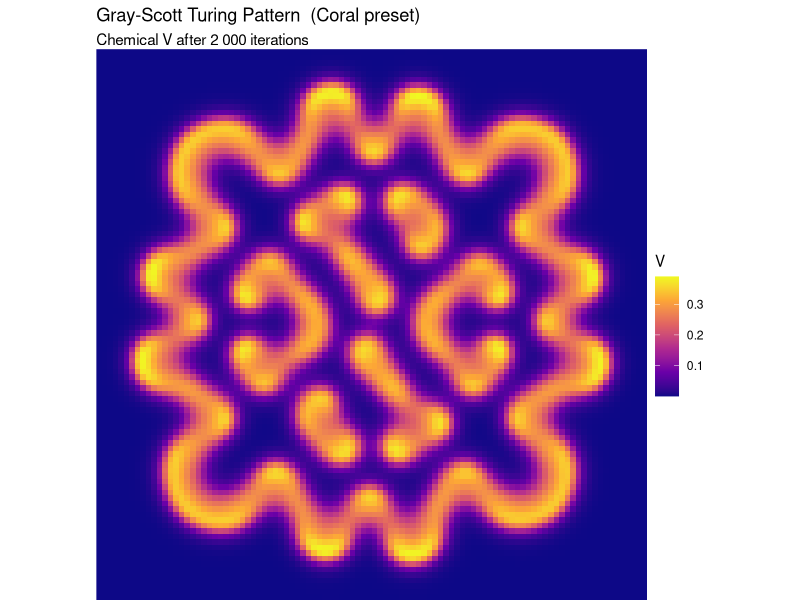

This figure's R source:
# Gray-Scott Reaction-Diffusion – “Turing Pattern”
# -------------------------------------------------
# Grid 100×100  |  Parameters: Du = 0.16, Dv = 0.08, F = 0.035, k = 0.060
# 2 000 iterations  |  Output: hi-res ggplot2 heat-map of chemical V

library(tidyverse)

# -------------------- parameters --------------------
N <- 100
Du <- 0.16
Dv <- 0.08
F <- 0.035
k <- 0.060
dt <- 1.0 # stable for these parameters
steps <- 2000

# -------------------- initial state --------------------
U <- matrix(1, N, N)
V <- matrix(0, N, N)

# central 10×10 noise patch
mid <- N %/% 2
V[(mid - 4):(mid + 5), (mid - 4):(mid + 5)] <- runif(100)

# -------------------- Laplacian (5-point stencil) --------------------
lap <- function(x) {
  rbind(x[N, ], x[-N, ]) +
    rbind(x[-1, ], x[1, ]) +
    cbind(x[, N], x[, -N]) +
    cbind(x[, -1], x[, 1]) -
    4 * x
}

# -------------------- time loop --------------------
for (i in 1:steps) {
  Lu <- lap(U)
  Lv <- lap(V)

  uv2 <- U * V^2

  U <- U + dt * (Du * Lu - uv2 + F * (1 - U))
  V <- V + dt * (Dv * Lv + uv2 - (F + k) * V)
}

# -------------------- tidy for ggplot --------------------
df <- expand.grid(x = 1:N, y = 1:N) %>%
  mutate(V = c(V))

# -------------------- plot --------------------
ggplot(df, aes(x, y, fill = V)) +
  geom_tile() +
  scale_fill_viridis_c(option = "C", begin = 0, end = 1) +
  coord_fixed(expand = FALSE) +
  theme_void() +
  labs(
    title = "Gray-Scott Turing Pattern  (Coral preset)",
    subtitle = "Chemical V after 2 000 iterations",
    fill = "V"
  ) +
  theme(legend.position = "right")
